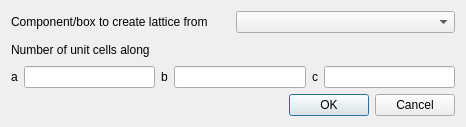
<?xml version="1.0" encoding="UTF-8"?>
<ui version="4.0">
 <class>makeMolLattDialog</class>
 <widget class="QDialog" name="makeMolLattDialog">
  <property name="geometry">
   <rect>
    <x>0</x>
    <y>0</y>
    <width>466</width>
    <height>127</height>
   </rect>
  </property>
  <property name="windowTitle">
   <string>Create molecular lattice</string>
  </property>
  <layout class="QVBoxLayout" name="verticalLayout">
   <item>
    <layout class="QHBoxLayout" name="horizontalLayout_4">
     <item>
      <widget class="QLabel" name="label_5">
       <property name="text">
        <string>Component/box to create lattice from</string>
       </property>
      </widget>
     </item>
     <item>
      <widget class="QComboBox" name="atoComboBox"/>
     </item>
    </layout>
   </item>
   <item>
    <layout class="QHBoxLayout" name="horizontalLayout_3">
     <item>
      <widget class="QLabel" name="label">
       <property name="text">
        <string>Number of unit cells along</string>
       </property>
      </widget>
     </item>
     <item>
      <spacer name="horizontalSpacer_2">
       <property name="orientation">
        <enum>Qt::Horizontal</enum>
       </property>
       <property name="sizeHint" stdset="0">
        <size>
         <width>40</width>
         <height>20</height>
        </size>
       </property>
      </spacer>
     </item>
    </layout>
   </item>
   <item>
    <layout class="QHBoxLayout" name="horizontalLayout">
     <item>
      <widget class="QLabel" name="label_2">
       <property name="text">
        <string>a</string>
       </property>
      </widget>
     </item>
     <item>
      <widget class="QLineEdit" name="aLineEdit"/>
     </item>
     <item>
      <widget class="QLabel" name="label_3">
       <property name="text">
        <string>b</string>
       </property>
      </widget>
     </item>
     <item>
      <widget class="QLineEdit" name="bLineEdit"/>
     </item>
     <item>
      <widget class="QLabel" name="label_4">
       <property name="text">
        <string>c</string>
       </property>
      </widget>
     </item>
     <item>
      <widget class="QLineEdit" name="cLineEdit"/>
     </item>
    </layout>
   </item>
   <item>
    <layout class="QHBoxLayout" name="horizontalLayout_2">
     <item>
      <spacer name="horizontalSpacer">
       <property name="orientation">
        <enum>Qt::Horizontal</enum>
       </property>
       <property name="sizeHint" stdset="0">
        <size>
         <width>198</width>
         <height>20</height>
        </size>
       </property>
      </spacer>
     </item>
     <item>
      <widget class="QPushButton" name="okButton">
       <property name="text">
        <string>OK</string>
       </property>
      </widget>
     </item>
     <item>
      <widget class="QPushButton" name="cancelButton">
       <property name="text">
        <string>Cancel</string>
       </property>
      </widget>
     </item>
    </layout>
   </item>
  </layout>
 </widget>
 <resources/>
 <connections/>
</ui>
